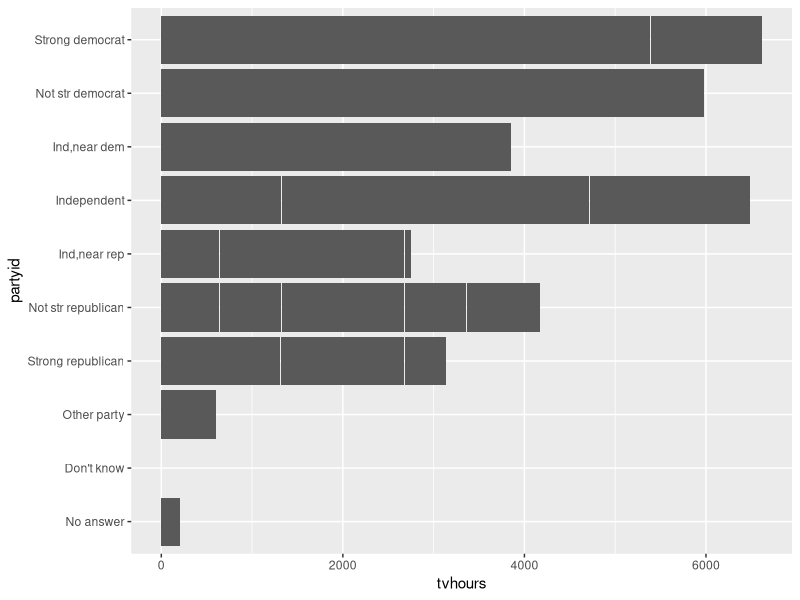
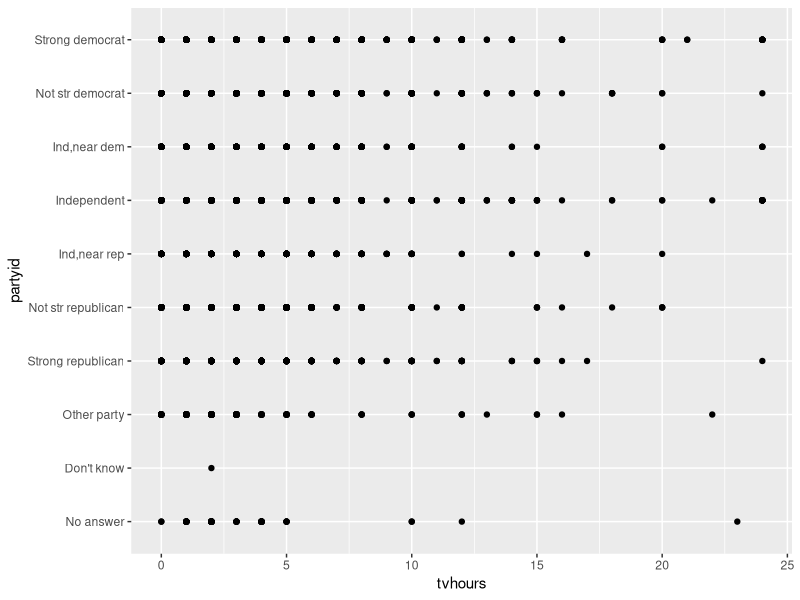

Generate these figures, in order, with R:
## ---- chunk 1
library(tidyverse)
## ---- chunk 2
gss_cat %>% 
  ggplot(aes(tvhours, partyid)) +
  geom_col()
## ---- chunk 3
library(tidyverse)
gss_cat %>% 
  ggplot(aes(tvhours, partyid)) +
  geom_point()
## ---- chunk 4
1 + 1
## ---- chunk 5
#| echo: false
2 * 2
